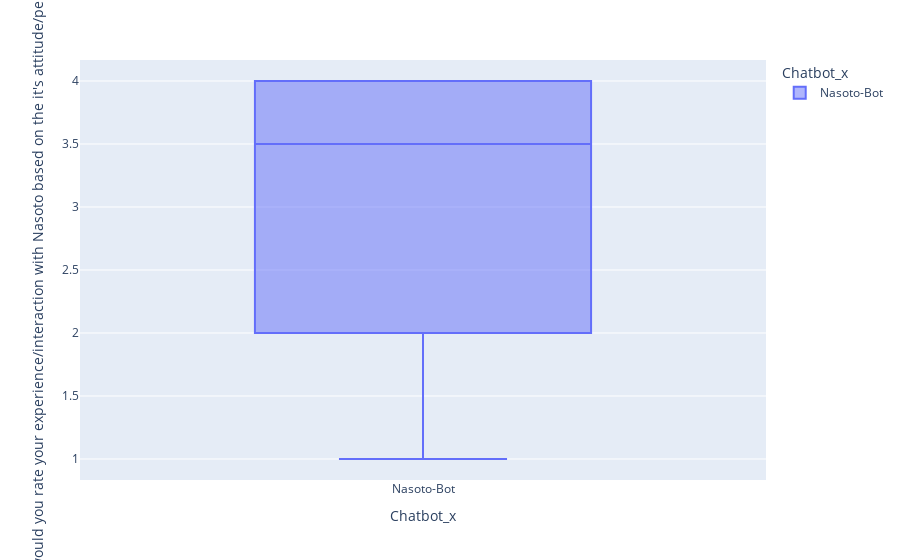

This figure's notebook cell:
### Markdown cell above
## BoxPlot Rating of Personality

### Code cell
fig = px.box(df_merged , "Chatbot_x", "How would you rate your experience/interaction with Nasoto based on the it's attitude/personality?", "Chatbot_x")
fig.update_traces(quartilemethod="exclusive") # or "inclusive", or "linear" by default
fig.show()

### Figure 1 — Plotly figure (JSON) as saved in the notebook; plotly's stock layout.template omitted (floating-point values rounded to 4 significant figures)
{"data": [{"alignmentgroup": "True", "hovertemplate": "Chatbot_x=%{x}<br>How would you rate your experience/interaction with Nasoto based on the it's attitude/personality?=%{y}<extra></extra>", "legendgroup": "Nasoto-Bot", "marker": {"color": "#636efa"}, "name": "Nasoto-Bot", "notched": false, "offsetgroup": "Nasoto-Bot", "orientation": "v", "quartilemethod": "exclusive", "showlegend": true, "type": "box", "x": ["Nasoto-Bot", "Nasoto-Bot", "Nasoto-Bot", "Nasoto-Bot"], "x0": " ", "xaxis": "x", "y": [4, 3, 4, 1], "y0": " ", "yaxis": "y"}], "layout": {"boxmode": "group", "legend": {"title": {"text": "Chatbot_x"}, "tracegroupgap": 0}, "margin": {"t": 60}, "xaxis": {"anchor": "y", "categoryarray": ["Nasoto-Bot"], "categoryorder": "array", "domain": [0, 1], "title": {"text": "Chatbot_x"}}, "yaxis": {"anchor": "x", "domain": [0, 1], "title": {"text": "How would you rate your experience/interaction with Nasoto based on the it's attitude/personality?"}}}}
